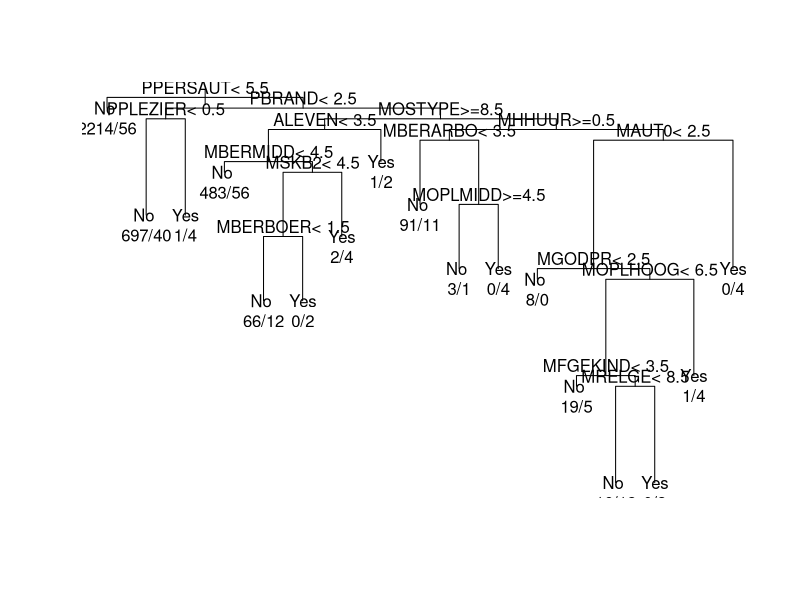
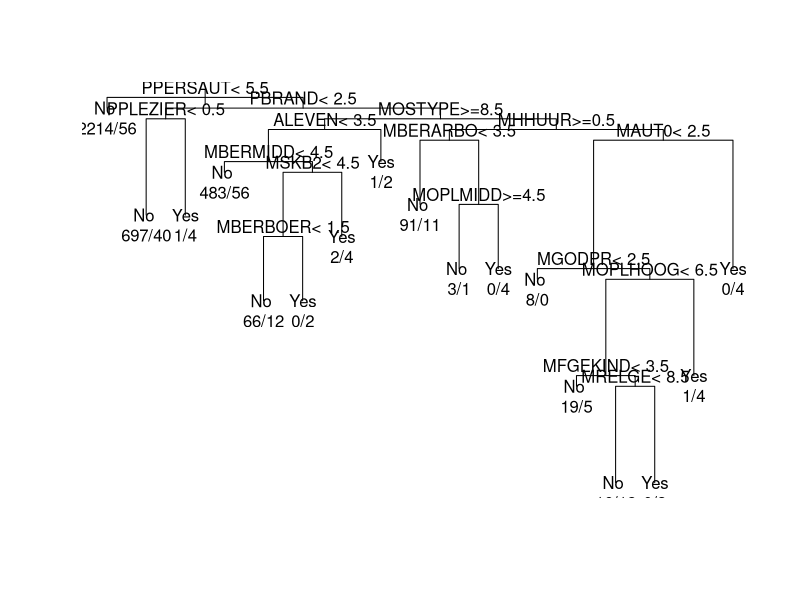

Recreate these plots in R, in order.
library(rpart)

caravanTrain <- read.csv("CaravanTrain.csv", row.names=1)
caravanTest <- read.csv("CaravanTest.csv", row.names=1)

sink(file="result.txt")

caravanTrainModel <- rpart(Purchase ~ ., data=caravanTrain, control=rpart.control(minsplit=1, cp=0.005, xval=10))
plot(caravanTrainModel)
text(caravanTrainModel, use.n=TRUE)
t <- prune(caravanTrainModel, cp=0.005, xval=0, minsplit=100)
plot(t)
text(t, use.n=TRUE)

summary(caravanTrainModel)
printcp(caravanTrainModel)